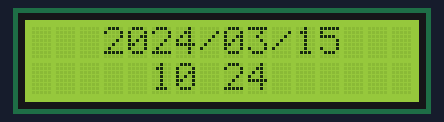
Simulated run of this sketch. Board: Arduino Uno, built with avr-gcc and run on an emulated ATmega328P. On the bench: 16×2 character LCD. The local clock reads 2024-03-15 10:24:30 at power-on unless the sketch sets it.

Above: at 0.1 s.
At 15.1 s:
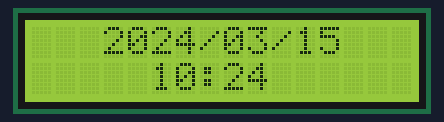
At 31.1 s:
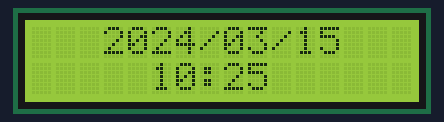
At 64.2 s:
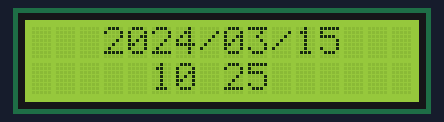
At 95.2 s:
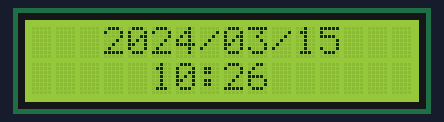
At 128.3 s:
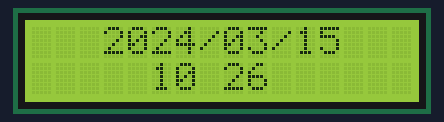

The sketch:

Clock.ino
```cpp
// Date and time functions using a DS1307 RTC connected via I2C and Wire lib

//Include all needed libraries
#include <Wire.h>
#include "RTClib.h" //must be downloaded
#include <LiquidCrystal.h>
#include <CapacitiveSensor.h> //must be downloaded
#include <Tone.h>


boolean snooze_button_state;
boolean select,up, right, down,left;
int seconds;
int minutes;
int hours;
int x = 0;
int currx = 1023;
long non=0;
boolean ledState=LOW;
long interval = 1000;


// time when snooze period should end:
int snooze_off_hours;
int snooze_off_minutes;

//Alarm variables
boolean  alarm_on = true;
boolean signal_on = false;
boolean snooze_on = false;
unsigned long snooze_button_timer;
// alarm time:
int alarm_hours=0;
int alarm_minutes=0;

RTC_DS1307 RTC;
LiquidCrystal lcd(8, 9, 4, 5, 6, 7);

void setup () {
    lcd.begin(16, 2);
    lcd.clear();
    Wire.begin();
    RTC.begin();

if(! RTC.isrunning()){
    // following line sets the RTC to the date & time this sketch was compiled
    RTC.adjust(DateTime(__DATE__, __TIME__));}

}

void loop () {


clock();


}
```

Alarm_code.ino
```cpp
/*
Taken and modified from njakol's Binary Clock on
instructables.com/id/Arduino-Binary-Alarm-Clock/#intro
*/

// "INTERNAL" VARIABLES FOR ALARM FUNCTION:
boolean first_time_signal_on = true; // used to make shure the signal is
                                    // only started once, so that you can
                                   // snooze without the alarm starting again
                                  // immediately.

Tone tone_maker;


void alarm()
{
  if(alarm_on)
  {
    // Check if the time is same as alarm time:
    if(hours==alarm_hours && minutes==alarm_minutes && first_time_signal_on)
    {
      // if so, turn on the alarm signal:
      signal_on = true;
      first_time_signal_on = false;
    }

    if(signal_on)
    {
      play_melody();
    }

    // look in buttons() for snooze button and alarm off button

    if(snooze_on)
    {
      // Check if the time is same as snooze off time:
      if(hours==snooze_off_hours && minutes==snooze_off_minutes)
      {
        // if so, turn off snooze and restart alarm signal:
        snooze_on = false;
        signal_on = true;
      }
    }
  }
  else
  {
    // reset so that the alarm will work next time:
    first_time_signal_on = true;
  }

    //Turn alarm off or snooze
    if(snooze_button_state==HIGH)
  {
    if(signal_on)
    {
      // set the time when the alarm signal will start again,
      // this will give 10 minutes snooze:
      if(minutes<50)
      {
        snooze_off_minutes = minutes+10;
        snooze_off_hours = hours;
      }
      else //Adjust snooze time if time is above 50min
      {
        snooze_off_minutes = minutes - 50;
        snooze_off_hours = hours + 1;
      }
      snooze_on = true;
      signal_on = false;
    }
    // if the snooze button has been held down for more than 3 seconds turn off/on the alarm
    if((millis() - snooze_button_timer) > 3000)
    {
      if(alarm_on) // if on, turn off
      {
        signal_on = false;
        alarm_on = false;
        snooze_on = false;
        // play tone so the user know the alarm turned off:
        tone_maker.play(NOTE_A3, 100);
      }
      else if(alarm_on==false) // if off, turn on
      {
        alarm_on = true;
        // play tone so the user know the alarm turned off:
        tone_maker.play(NOTE_A7, 100);
      }
      //reset the snooze button timer
      snooze_button_timer=millis();
    }

  }
  else
  {
    //reset the snooze button timer
    snooze_button_timer=millis();
  }
}
```

Alarm_melody.ino
```cpp
// "INTERNAL" VARIABLES FOR PLAY_MELODY FUNCTION:
int melody[] = { NOTE_C4, NOTE_D4, NOTE_E4, NOTE_F4,
                 NOTE_G4, NOTE_A4, NOTE_B4, NOTE_C5 };
int melody_length = sizeof(melody) / 2; // Melody length, for looping.
// sizeof() returns the size of the array in bytes, and because
// an int is 2 bytes, sizeof will return 2*(number of array elements)

int e = 0;        //loop variable
boolean reset_loop = true;
int jump = 1;     // how many notes to jump in the melody array
int position = 0; // position in melody array

void play_melody()
{
  if(!(tone_maker.isPlaying())) // if the last tone has stopped
  {
    if(e<melody_length)
    {
      //tone_maker.stop();
      tone_maker.play(melody[position], 300);
      // A pause between notes...
      //delay(300); // replace with nonblocking.

      position += jump;
      //if position is bigger than the array, start from beginning of array:
      position = position%melody_length;
      e++;
     }
     else
     {
       jump++;
       e = 0;
     }
  }
}
```

Menu_interface.ino
```cpp
int cyclemenu=0;
boolean onepress=true;
int cyclecursor=0;


void menu()
{
  if (select==HIGH && onepress==true)
  {
    cyclemenu++;
    if (cyclemenu==3) cyclemenu=0;
    onepress=false;
  }


  if (right==HIGH && onepress==true)
  {
    cyclecursor++;
    if (cyclecursor==2) cyclecursor=0;
    onepress=false;
  }


  if (down==HIGH && onepress==true)
  {
    cyclemenu--;
    if (cyclecursor==-1) cyclecursor=1;
    onepress=false;
  }
  onepress=true;


  switch (cyclemenu) {

    case 0:
    lcd.clear();
    while(cyclemenu==0){
       clock();
       update_buttons();
        if (select==HIGH && onepress==true)
    {
    cyclemenu++;
    if (cyclemenu==3) cyclemenu=0;
    onepress=false;
    }
    onepress=true;
       }

    break;

    case 1:
    lcd.clear();
    lcd.setCursor(3,0);
    lcd.print("Set Alarm:");
    lcd.setCursor(5,1);
    if (alarm_hours < 10) lcd.print("0");
    lcd.print(alarm_hours);
    lcd.print(":");
    if (alarm_minutes < 10) lcd.print("0");
    lcd.print(alarm_minutes);
    update_buttons();


        //cycle hours
        if(cyclecursor==0){
        if(up==HIGH && onepress==true){
          onepress=false;
          alarm_hours++;
          if(alarm_hours>23) alarm_hours=0;
        }
        onepress=true;
          if (down==HIGH && onepress==true){
            onepress=false;
            alarm_hours--;
            if(alarm_hours<0) alarm_hours=23;
          }
          onepress=true;
        }
          //cycle minutes
         if(cyclecursor==1){
         if(up==HIGH && onepress==true){
          onepress=false;
          alarm_minutes++;
          if(alarm_minutes>59) alarm_minutes=0;
        }
        onepress=true;
          if (down==HIGH && onepress==true){
            onepress=false;
            alarm_minutes--;
            if(alarm_minutes<0) alarm_minutes=59;
          }
          onepress=true;
         }

      break;

      case 2:
      lcd.clear();
      lcd.setCursor(3,0);
      lcd.print("Alarm Status");
      if(up==HIGH && onepress==true){
        onepress=false;
        alarm_on != alarm_on;
      }
      onepress=true;
      if (down==HIGH && onepress==true){
        onepress=false;
        alarm_on != alarm_on;
      }
      if (alarm_on==true){
        lcd.setCursor(5,1);
        lcd.print("ON");
      }
      else if (alarm_on==false){
        lcd.setCursor(5,1);
        lcd.print("OFF");
      }
        break;
  }

}
```

clock_get_time.ino
```cpp
void clock()

{
   //fetch the time from the RTC
    DateTime now = RTC.now();

    //Print date on LCD
    lcd.setCursor(3,0);
    lcd.print(now.year(), DEC);
    lcd.print('/');
    if(now.month() < 10) lcd.print("0");
    lcd.print(now.month(), DEC);
    lcd.print('/');
    if(now.day() < 10) lcd.print("0");
    lcd.print(now.day(), DEC);

    //Print hours on LCD
    lcd.setCursor(5,1);
    lcd.print(now.hour(),DEC);
    if(now.hour() < 10) lcd.print("0");
    hours=now.hour();


    lcd.setCursor(7,1);

  unsigned long currentMillis = millis();

  if(currentMillis - non > interval) {
    // save the last time you blinked the LED
    non = currentMillis;

    // if the LED is off turn it on and vice-versa:
    if (ledState == LOW){
      ledState = HIGH;
      lcd.print(":");
    }
    else{
      ledState = LOW;
      lcd.print(" ");
    }
  }
    //Print minutes on LCD
    lcd.setCursor(8,1);
    if(now.minute() < 10) lcd.print("0");
    lcd.print(now.minute(), DEC);
    minutes=now.minute();


}
```

update_buttons.ino
```cpp
boolean deb=true;
void update_buttons(){


  x = analogRead(A0); // the buttons are read from the analog0 pin
     currx=x;

      if (currx > 700 && currx < 800 && deb==true){
        select=HIGH;
        deb=false;


      }


      if (currx > 500 && currx < 510 && deb==true){

          left=HIGH;
          deb=false;
      }

         deb=true;

       if (currx < 10 && deb==true){


    }


        if (currx > 140 && currx < 150 && deb==true){

       up=HIGH;
       deb=false;

        }


         if (currx > 320 && currx < 365 && deb==true){

      down=HIGH;
      deb=false;
      }
      else down=LOW;
      deb=true;


 CapacitiveSensor   cs_A2_A3 = CapacitiveSensor(16,17);
  long total1 =  cs_A2_A3.capacitiveSensor(15);

  if(total1 > 1000){ // adjust this value if needed
    snooze_button_state = HIGH;}
  else{
    snooze_button_state = LOW;}


}
```

Measured:
- what the display in image 1 shows lasts 1.0 s, from 15.0 s to 16.0 s
